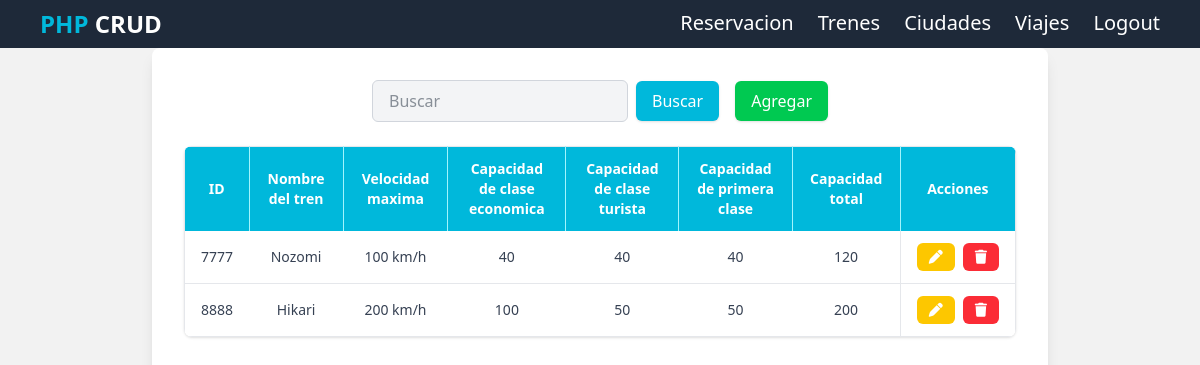
The app's page /static/templates/train_views/read_train.php (signed in), older data.
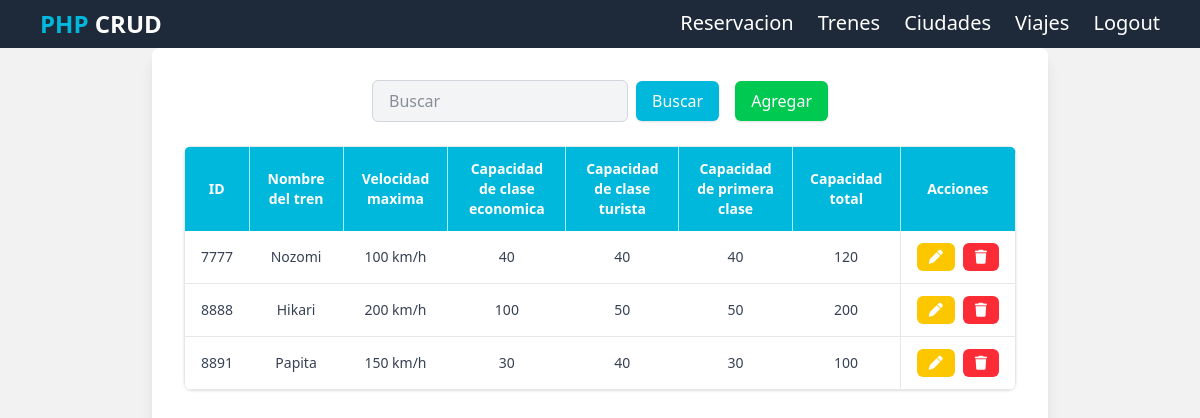
The same page, newer data.
### tables this page shows
CREATE TABLE `trenes` (
  `codigo` int(15) NOT NULL,
  `nombre` varchar(30) NOT NULL,
  `velocidad` int(3) NOT NULL,
  `capacidad_economica` int(2) NOT NULL,
  `capacidad_turista` int(2) NOT NULL,
  `capacidad_primera` int(2) NOT NULL
);

### app/controllers/train_controllers/get_train.php (the view)
<?php
include "../../../app/config/database.php";
$sql = "SELECT * FROM trenes";
$result_trains = mysqli_query($conn, $sql);
while ($row = mysqli_fetch_array($result_trains)) { ?>
<tr class="hover:bg-gray-50 transition-colors duration-200 border-b border-gray-200">
    <td class="px-4 py-3"><?php echo $row['codigo']; ?></td>
    <td class="px-4 py-3"><?php echo $row['nombre']; ?></td>
    <td class="px-4 py-3"><?php echo $row['velocidad']; ?> km/h</td>
    <td class="px-4 py-3"><?php echo $row['capacidad_economica']; ?></td>
    <td class="px-4 py-3"><?php echo $row['capacidad_turista']; ?></td>
    <td class="px-4 py-3"><?php echo $row['capacidad_primera']; ?></td>
    <td class="px-4 py-3 border-r border-gray-200"><?php echo $row['capacidad_economica'] + $row['capacidad_turista'] + $row['capacidad_primera']; ?></td>
    <td class="px-4 py-3 flex gap-2 justify-center items-center">
        <a href="./edit_train.php?id=<?php echo $row['codigo']; ?>" class="px-3 py-1 bg-yellow-400 hover:bg-yellow-500 text-white rounded-md text-md font-semibold transition-colors duration-200"><i class="fa-solid fa-pen"></i></a>
        <a href="/server/app/controllers/train_controllers/delete_train.php?id=<?php echo $row['codigo']; ?>" class="px-3 py-1 bg-red-500 hover:bg-red-600 text-white rounded-md text-md font-semibold transition-colors duration-200"><i class="fa-solid fa-trash"></i></a>
    </td>
</tr>
<?php } ?>

Row changes from the older to the newer data that the page shows:
added trenes: codigo "8891", nombre "Papita", velocidad "150", capacidad_economica "30", capacidad_turista "40", capacidad_primera "30", capacidad_economica+capacidad_turista+capacidad_primera "100"
